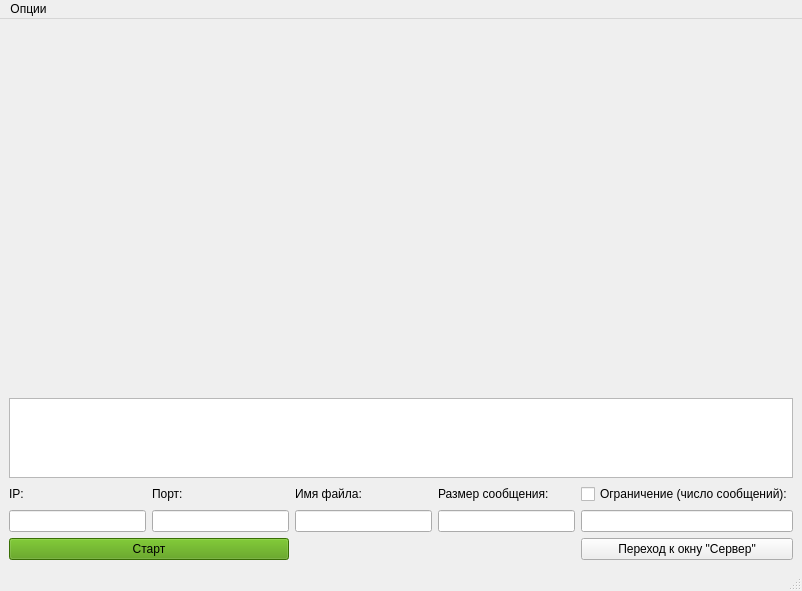
<?xml version="1.0" encoding="UTF-8"?>
<ui version="4.0">
 <class>client_window</class>
 <widget class="QMainWindow" name="client_window">
  <property name="geometry">
   <rect>
    <x>0</x>
    <y>0</y>
    <width>802</width>
    <height>591</height>
   </rect>
  </property>
  <property name="windowTitle">
   <string>Имитатор TCP соединения (клиент)</string>
  </property>
  <widget class="QWidget" name="centralwidget">
   <layout class="QHBoxLayout" name="horizontalLayout">
    <item>
     <layout class="QGridLayout" name="gridLayout">
      <property name="verticalSpacing">
       <number>6</number>
      </property>
      <item row="3" column="3">
       <widget class="QLabel" name="size_label">
        <property name="maximumSize">
         <size>
          <width>16777215</width>
          <height>15</height>
         </size>
        </property>
        <property name="text">
         <string>Размер сообщения:</string>
        </property>
       </widget>
      </item>
      <item row="4" column="4">
       <widget class="QLineEdit" name="entered_packetLimit"/>
      </item>
      <item row="5" column="0" colspan="2">
       <widget class="QPushButton" name="start_button">
        <property name="styleSheet">
         <string notr="true">background-color: rgb(78, 154, 6);</string>
        </property>
        <property name="text">
         <string>Старт</string>
        </property>
       </widget>
      </item>
      <item row="3" column="1">
       <widget class="QLabel" name="port_label">
        <property name="maximumSize">
         <size>
          <width>16777215</width>
          <height>15</height>
         </size>
        </property>
        <property name="text">
         <string>Порт:</string>
        </property>
       </widget>
      </item>
      <item row="4" column="3">
       <widget class="QLineEdit" name="entered_size"/>
      </item>
      <item row="4" column="2">
       <widget class="QLineEdit" name="entered_filename"/>
      </item>
      <item row="3" column="2">
       <widget class="QLabel" name="filename_label">
        <property name="maximumSize">
         <size>
          <width>16777215</width>
          <height>15</height>
         </size>
        </property>
        <property name="text">
         <string>Имя файла:</string>
        </property>
       </widget>
      </item>
      <item row="4" column="1">
       <widget class="QLineEdit" name="entered_port"/>
      </item>
      <item row="4" column="0">
       <widget class="QLineEdit" name="entered_ip"/>
      </item>
      <item row="3" column="0">
       <widget class="QLabel" name="ip_label">
        <property name="maximumSize">
         <size>
          <width>1677721</width>
          <height>15</height>
         </size>
        </property>
        <property name="text">
         <string>IP:</string>
        </property>
       </widget>
      </item>
      <item row="3" column="4">
       <widget class="QCheckBox" name="checkBox_packetLimit">
        <property name="text">
         <string>Ограничение (число сообщений):</string>
        </property>
       </widget>
      </item>
      <item row="2" column="0" colspan="5">
       <widget class="QTextEdit" name="console">
        <property name="maximumSize">
         <size>
          <width>16777215</width>
          <height>80</height>
         </size>
        </property>
       </widget>
      </item>
      <item row="1" column="0" colspan="5">
       <widget class="QWidget" name="graph_field" native="true"/>
      </item>
      <item row="5" column="4">
       <widget class="QPushButton" name="change_to_server_button">
        <property name="maximumSize">
         <size>
          <width>400</width>
          <height>16777215</height>
         </size>
        </property>
        <property name="text">
         <string>Переход к окну &quot;Сервер&quot;</string>
        </property>
       </widget>
      </item>
     </layout>
    </item>
   </layout>
  </widget>
  <widget class="QStatusBar" name="statusbar"/>
  <widget class="QMenuBar" name="menubar">
   <property name="geometry">
    <rect>
     <x>0</x>
     <y>0</y>
     <width>802</width>
     <height>22</height>
    </rect>
   </property>
   <widget class="QMenu" name="menu">
    <property name="title">
     <string>Опции</string>
    </property>
    <widget class="QMenu" name="menu_2">
     <property name="title">
      <string>Язык</string>
     </property>
     <addaction name="separator"/>
     <addaction name="action_5"/>
     <addaction name="separator"/>
     <addaction name="actionEndglish"/>
    </widget>
    <addaction name="menu_2"/>
    <addaction name="separator"/>
    <addaction name="action_settings"/>
    <addaction name="action_remove_graph"/>
   </widget>
   <addaction name="menu"/>
  </widget>
  <action name="action_5">
   <property name="text">
    <string>Русский</string>
   </property>
  </action>
  <action name="actionEndglish">
   <property name="text">
    <string>English</string>
   </property>
  </action>
  <action name="action_settings">
   <property name="text">
    <string>Настройки</string>
   </property>
  </action>
  <action name="action_remove_graph">
   <property name="text">
    <string>Очистить график</string>
   </property>
  </action>
 </widget>
 <resources/>
 <connections/>
</ui>
